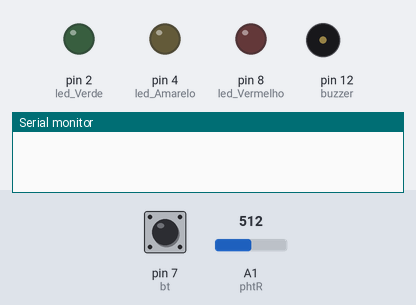
The sketch below on a simulated Arduino Uno, built with avr-gcc and run on an emulated ATmega328P. On the bench: output pins drawn as LEDs (lit = HIGH), buzzer (waves = sounding), the last lines printed to the serial monitor. The inputs (shaded band) are chosen by the test bench; at power-on: pin 7 (bt) HIGH, A1 (phtR) = 512.

Above: at 1.2 s.
1.3 s: pin 7 (bt) pulled LOW for 0.15 s
At 3.0 s:
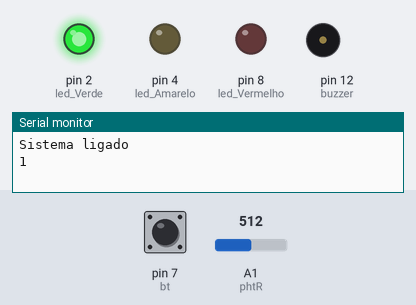
3.3 s: A1 (phtR) set to 534
At 6.1 s:
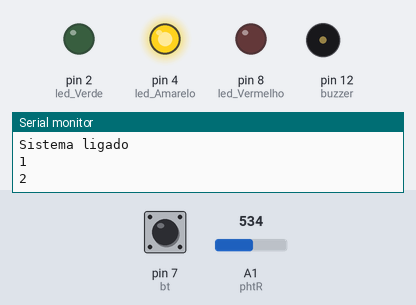
6.3 s: A1 (phtR) set to 778
7.8 s: A1 (phtR) set to 806
At 8.7 s:
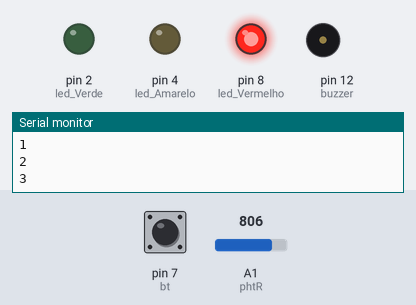
10.8 s: pin 7 (bt) pulled LOW for 3.2 s
At 13.6 s:
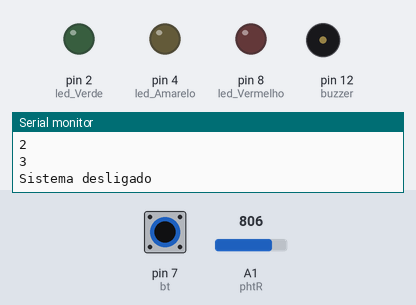
15.5 s: pin 7 (bt) pulled LOW for 1 s
At 15.8 s:
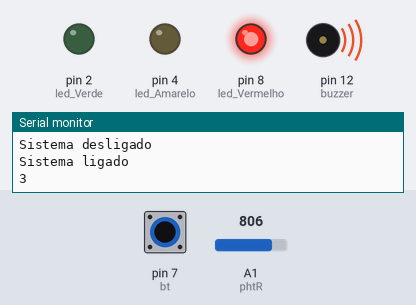
Timing chart, 0 to 20.5 s (numbered marks = the images above; inputs shaded):
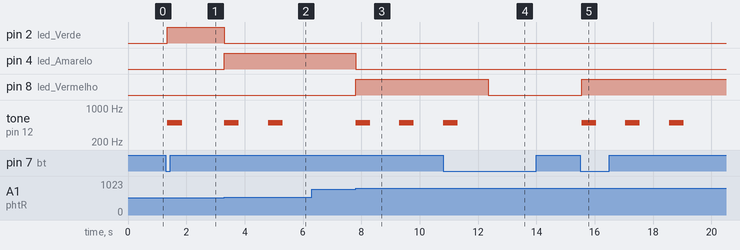

The sketch:

GreenhouseControl.ino
```cpp
/*
  Projeto: Greenhouse Control
  Autor: Josue Moura
  Data: 20/07/2025

  Description: Controlling the brightness of a
  greenhouse using sensors and screen opening
  and closing controls that regulate sunlight entry.

  Design to maintain low light levels for ornamental plants.

*/


// Criacao das variaveis resonsavel pela conexao dos pinos
static int bt = 7;
static int phtR = A1;
static int led_Vermelho = 8;
static int led_Amarelo = 4;
static int led_Verde = 2;
static int buzzer = 12;

//Variaveis de condicao
bool bt_Ultimo_Estado = LOW;
bool bt_Estado;
bool sistema_ON_OFF = LOW;
bool led_Estado = LOW;

//Variaveis de debounce
static unsigned long ultimo_Debounce;
static unsigned long debounceDelay = 50;

//Variavel para armazenar o valor do analogico.
static int valor;

bool p_80 = LOW;
bool p_5179 = LOW;
bool p_50 = LOW;

void setup(){
  pinMode(bt,INPUT_PULLUP);
  pinMode(phtR,INPUT);
  pinMode(led_Vermelho,OUTPUT);
  pinMode(led_Amarelo,OUTPUT);
  pinMode(led_Verde,OUTPUT);
  pinMode(buzzer,OUTPUT);

  Serial.begin(9600);
}

void loop() {
  bool ler = digitalRead(bt);

  if( bt_Ultimo_Estado != ler ) {
    ultimo_Debounce = millis();
  }

  if( (millis() - ultimo_Debounce) > debounceDelay ) {

    if(ler != bt_Estado) {

      bt_Estado = ler;

      if(bt_Estado == LOW) {
        sistemaOnOff();
      }
    }

  }

  bt_Ultimo_Estado = ler;

  if(sistema_ON_OFF == HIGH) {
    int par = lerPhotoresistor();

    // Checar valor em porcentagem para o tratamento de tomada de decisao
    int porcentagem = map(par, 54, 974, 0, 100);
    if(porcentagem <= 50 ) {
      //Vermelho
      ligarLed(led_Verde);
      p_80 = LOW;
      if(!p_50) {
        tocarBuzzer(1);
        p_50 = !p_50;
      }
      //Serial.println("Escuro");
    } else if ( porcentagem >= 80) {
      ligarLed(led_Vermelho);
      p_5179 = LOW;
      if(!p_80) {
        tocarBuzzer(3);
        p_80 = !p_80;
      }
    } else {
      ligarLed(led_Amarelo);
      p_50 = LOW;
      if(!p_5179) {
        tocarBuzzer(2);
        p_5179 = !p_5179;
      }
    }

  }
}

void sistemaOnOff() {
  sistema_ON_OFF = !sistema_ON_OFF;
  if(sistema_ON_OFF == LOW) {
    digitalWrite(led_Amarelo, LOW);
    digitalWrite(led_Verde, LOW);
    digitalWrite(led_Vermelho, LOW);
	p_80 = LOW;
    p_5179 = LOW;
    p_50 = LOW;
    Serial.println("Sistema desligado");
  } else {
    Serial.println("Sistema ligado");
  }
}

int lerPhotoresistor(){
  valor = analogRead(phtR);
  return valor;
}

void ligarLed(int ledEscolhido) {
  digitalWrite(led_Verde, ( ledEscolhido == led_Verde) ? HIGH : LOW);
  digitalWrite(led_Amarelo, ( ledEscolhido == led_Amarelo) ? HIGH : LOW);
  digitalWrite(led_Vermelho, (ledEscolhido == led_Vermelho) ? HIGH : LOW);
}

void tocarBuzzer(int par) {
  Serial.println(par);
  for(int x =0; x < par;x++){
	tone(buzzer,500,500);
	delay(1500);
	}
}
```

Measured:
- the behaviour switches between 523 and 524 on A1 (phtR) (found by bisection; images 1 and 2)
- the behaviour switches between 789 and 790 on A1 (phtR) (found by bisection; images 2 and 3)
- after the input at 1.3 s, pin 2 (led_Verde): LOW → HIGH after 0.05 s; tone on pin 12 (buzzer): silent → 500 Hz after 0.05 s, → silent 0.50 s later
- after the input at 3.3 s, pin 2 (led_Verde): HIGH → LOW at once; pin 4 (led_Amarelo): LOW → HIGH at once; tone on pin 12 (buzzer): alternates 500 Hz for 0.50 s and silent for 1.0 s, starting at once
- after the input at 6.3 s, every drawn part: stays the same
- after the input at 7.8 s, pin 4 (led_Amarelo): HIGH → LOW at once; pin 8 (led_Vermelho): LOW → HIGH at once; tone on pin 12 (buzzer): alternates 500 Hz for 0.50 s and silent for 1.0 s, starting at once
- after the input at 10.8 s, pin 8 (led_Vermelho): HIGH → LOW after 1.6 s
- after the input at 15.5 s, pin 8 (led_Vermelho): LOW → HIGH after 0.05 s; tone on pin 12 (buzzer): alternates 500 Hz for 0.50 s and silent for 1.0 s, starting after 0.05 s
